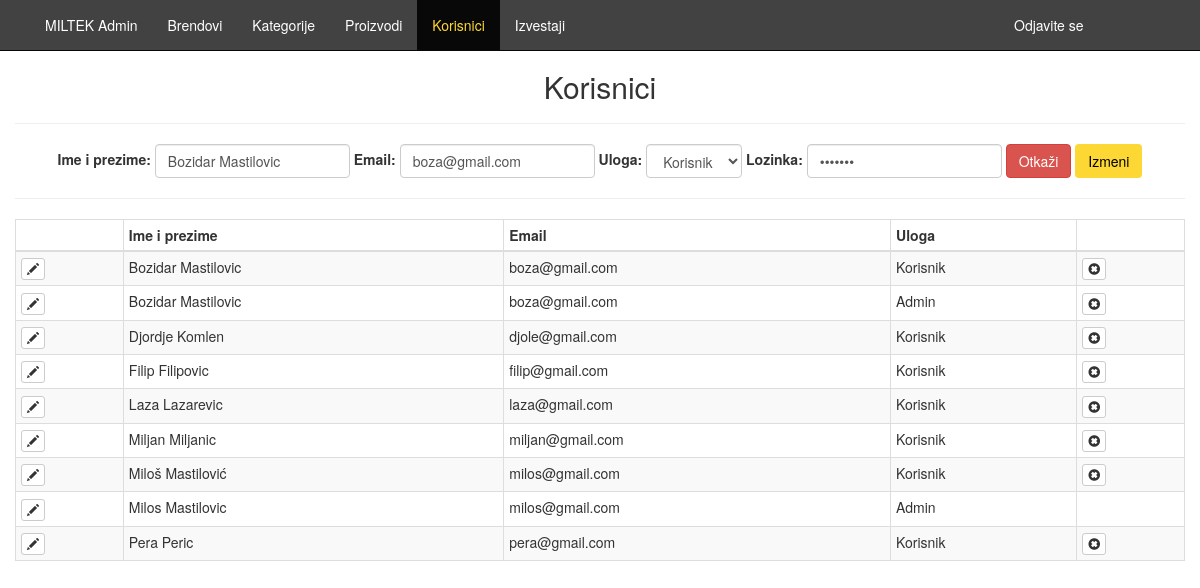
The page /admin/users.php?edit=2 (signed in) on the database its author committed.
### tables this page shows
CREATE TABLE `user` (
  `user_id` int(11) NOT NULL,
  `full_name` varchar(255) NOT NULL,
  `email` varchar(255) NOT NULL,
  `password` varchar(255) NOT NULL,
  `role` tinyint(4) NOT NULL DEFAULT 0
);

### admin/helpers/session.php (called while the page is built, shortened)
<?php
	if(isset($_SESSION['SBUser'])){
		global $conn;
		$user_id = $_SESSION['SBUser'];
		$query = $conn->query("SELECT * FROM user WHERE user_id = $user_id and role = 1");
		$user_data = mysqli_fetch_assoc($query);
	}
?>

### admin/users.php (the view, shortened to what this page needs)
<!DOCTYPE html>
<html>
<head>
	<link rel="stylesheet" href="css/bootstrap.min.css">
	<link rel="stylesheet" href="css/style.css">
</head>
<body>
	<div class="container-fluid">
		<nav class="navbar navbar-inverse navbar-fixed-top navbar-collapse navigation">
			<div class="container">
				<ul class="nav navbar-nav">
					<li><a href="index.php">MILTEK Admin</a></li>
					<li><a href="brands.php">Brendovi</a></li>
					<li><a href="categories.php">Kategorije</a></li>
					<li><a href="products.php">Proizvodi</a></li>
					<li  class="active"><a href="users.php">Korisnici</a></li>
					<li><a href="top_rated.php">Izvestaji</a></li>
					<li class="logout"><a href="logout.php">Odjavite se</a></li>
				</ul>
			</div>
		</nav>
		<?php
			require_once '../config/db_connection.php';
			include 'helpers/session.php';
			$sql = "SELECT * FROM user ORDER BY full_name";
			$results = $conn->query($sql);
			if(isset($_GET['edit']) && !empty($_GET['edit'])){
				$edit_id = (int)$_GET['edit'];
				$sql2 = "SELECT * FROM user WHERE user_id = $edit_id";
				$edit_result = $conn->query($sql2);
				$eUser = mysqli_fetch_assoc($edit_result);
			}
		 ?>
		<h2 class="text-center">Korisnici</h2><hr>
		<div class="text-center">
			<form class="form-inline" action="users.php<?=((isset($_GET['edit']))?'?edit='.$edit_id:'');?>" method="post">
				<div class="form-group">
					<?php
						$full_name_value = "";
						$email_value = "";
						$password_value = "";
						$role_value = "";
						if(isset($_GET['edit'])){
							$full_name_value = $eUser['full_name'];
							$email_value = $eUser['email'];
							$password_value = $eUser['password'];
							$role_value = $eUser['role'];
						} ?>
					<label for="full_name">Ime i prezime:</label>
					<input type="text" name="full_name" id="full_name" class="form-control" value="<?=$full_name_value;?>">
					<label for="email">Email:</label>
					<input type="text" name="email" id="email" class="form-control" value="<?=$email_value;?>">
					<label for="role">Uloga:</label>
					<select class="form-control" id="role" name="role">
						<option value="0" <?=(($role_value == 0)?'selected':'');?>>Korisnik</option>
					</select>
					<label for="password">Lozinka:</label>
					<input type="password" name="password" id="password" class="form-control" value="<?=$password_value;?>">
					<?php if(isset($_GET['edit'])): ?>
						<a href="users.php" class="btn btn-danger">Otkaži</a>
					<?php endif; ?>
					<input type="submit" name="add_submit" value="<?=((isset($_GET['edit']))?'Izmeni':'Dodaj');?>" class="btn my-btn">
				</div>
			</form>
		</div><hr>
		<table class="table table-bordered table-striped table-auto table-condensed">
			<thead>
				<th></th>
				<th>Ime i prezime</th>
				<th>Email</th>
				<th>Uloga</th>
				<th></th>
			</thead>
			<tbody>
				<?php while($user = mysqli_fetch_assoc($results)): ?>
					<tr>
						<td><a href="users.php?edit=<?=$user['user_id'];?>" class="btn btn-xs btn-default"><span class="glyphicon glyphicon-pencil"></span></a></td>
						<td><?=$user['full_name'];?></td>
						<td><?=$user['email'];?></td>
						<td><?=(($user['role']==0)?'Korisnik':'Admin');?></td>
						<td> <?php if($user['user_id'] != $user_data['user_id']): ?>
								<a href="users.php?delete=<?=$user['user_id'];?>" class="btn btn-xs btn-default"><span class="glyphicon glyphicon-remove-sign"></span></a>
							<?php endif; ?>
						</td>
					</tr>
			<?php endwhile; ?>
			</tbody>
		</table>
	</div>
</body>
</html>

### admin/css/style.css (style rules this page uses)
body { padding-top: 50px; margin-bottom: 50px; }
.navigation { background: #424242; }
.navbar-inverse .navbar-nav>li>a { color: #ffffff; }
.navbar-inverse .navbar-nav>.active>a { color: #fdd835; }
.table-auto { margin: 0 auto; }
.my-btn { background: #fdd835; color: black; }
.logout { margin-left: 419px; }

### rows shown on the page
user: full_name "Bozidar Mastilovic", email "boza@gmail.com", role "Korisnik"
user: full_name "Bozidar Mastilovic", email "boza@gmail.com", role "Admin"
user: full_name "Djordje Komlen", email "djole@gmail.com", role "Korisnik"
user: full_name "Filip Filipovic", email "filip@gmail.com", role "Korisnik"
user: full_name "Laza Lazarevic", email "laza@gmail.com", role "Korisnik"
user: full_name "Miljan Miljanic", email "miljan@gmail.com", role "Korisnik"
user: full_name "Miloš Mastilović", email "milos@gmail.com", role "Korisnik"
user: full_name "Milos Mastilovic", email "milos@gmail.com", role "Admin"
user: full_name "Pera Peric", email "pera@gmail.com", role "Korisnik"
